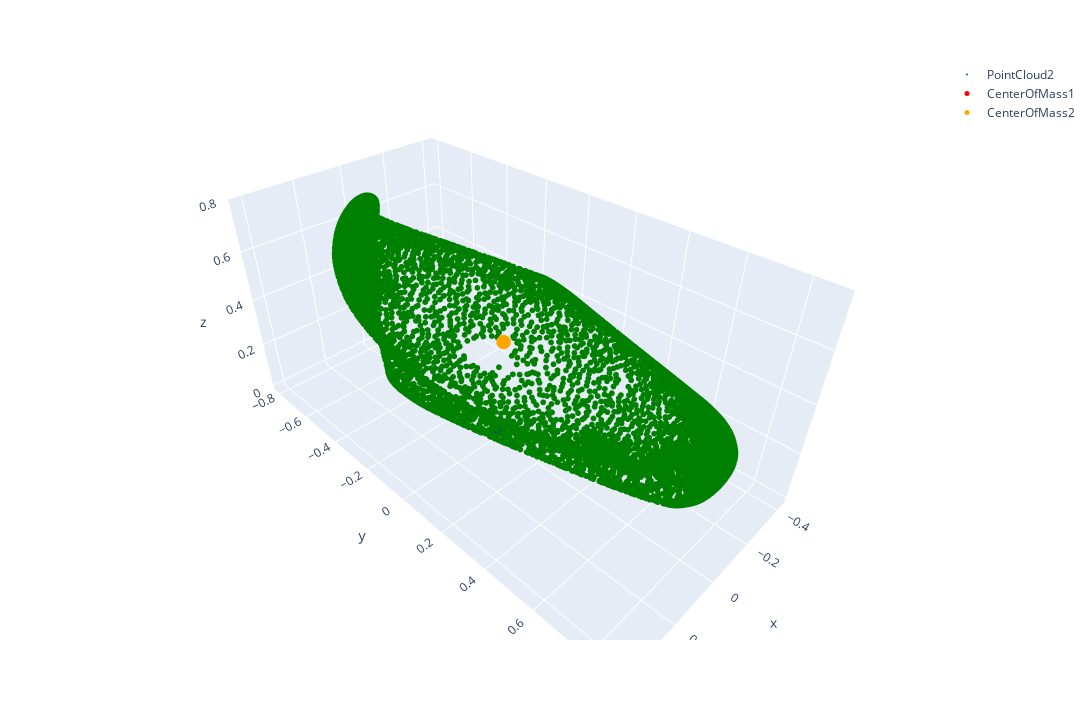

Here is the notebook cell this chart was saved with:
### Code cell
import torch
import dgl
import torch.nn as nn

from Preprocessing.procrustes_icp import visualize_pointcloud, visualize_two_pointclouds

class Upsampling3D(nn.Module):
    '''
    The Upsampling3D class implements IDW (Inverse Distance Weighting) to upsample the given point cloud (as a DGL graph) to the original resolution
    with support for multi-channel features.
    '''

    def __init__(self, in_features: int, power: int):
        super().__init__()
        self.in_features = in_features
        self.power = power

    def forward(self, G: dgl.DGLGraph, features: str, G_level_structure: dgl.DGLGraph, fp_idx: torch.Tensor):
        
        # Initialize the feature tensor for the original point cloud resolution
        _, in_channels, in_features = G.ndata[features].shape
        nodes_feature = torch.zeros(G_level_structure.ndata['x'].size(0), in_channels, in_features)

        # Assign known features at the provided indices
        nodes_feature[fp_idx, :] = G.ndata[features]  # No need to squeeze here as we assume multi-channel features
        
        # Identify nodes where features must be estimated
        nodes = G_level_structure.nodes()
        nodes_idx = nodes[~torch.isin(nodes, fp_idx)]
        
        # Get the neighborhoods of the nodes of interest
        srcs, dsts = G_level_structure.in_edges(nodes_idx)

        # Build a mask to exclude features that must be estimated
        #nodes_feature_mask = torch.any(torch.any(nodes_feature[srcs] != 0, dim=-1) == False, dim=1)
        feature_mask = torch.any(nodes_feature[srcs] == 0, dim=-1)

        #m = torch.any(nodes_feature_mask == False, dim=1)
        #print(nodes_feature[srcs][nodes_feature_mask])

        # Filter out features to estimate, compute weights, and weighted features
        #nonzero_nodes_feature = nodes_feature[srcs][nodes_feature_mask]
        #print(nodes_feature[srcs].shape)
        #print(nonzero_nodes_feature.shape)
        #print(G_level_structure.edata['w'][srcs].shape)
        #distances = G_level_structure.edata['w'][srcs]
        #distances[nodes_feature_mask] = 0

        #distances = torch.repeat_interleave(G_level_structure.edata['w'][srcs], in_channels, dim=-1).view(-1, in_channels, 1)
        #print(distances)
        weights = 1 / torch.pow(G_level_structure.edata['w'][srcs], self.power)
        weights = torch.repeat_interleave(weights, in_channels, dim=-1).view(-1, in_channels, 1)
        weights[feature_mask] = 0
      
        weighted_features = nodes_feature[srcs] * weights

        #print(weighted_features)

        # Construct neighborhoods index
        unique_nodes, neighborhood_sizes = torch.unique(dsts, return_counts=True)
        neighborhood_idx = torch.cat([torch.tensor([0]), torch.cumsum(neighborhood_sizes, dim=0)])

        # Filter out nodes having empty neighborhoods
        #nodes_idx = nodes_idx[torch.isin(nodes_idx, unique_nodes)]

        # Estimate node features for each node
        for i, node_id in enumerate(nodes_idx):
            norm = weights[neighborhood_idx[i]:neighborhood_idx[i+1]].sum(dim=0)
            nodes_feature[node_id] = weighted_features[neighborhood_idx[i]:neighborhood_idx[i+1]].sum(dim=0) / norm
        
        # Update the node features in the graph with the estimated values
        G_level_structure.ndata[features] = nodes_feature
        
        return G_level_structure
    


upsampler = Upsampling3D(
        in_features=3,
        power=2
)


pooler = Pooling3D(
        in_features=3,
        pooling_ratio=0.2,
        aggr='mean'
)

#print(pt)

G_pooled, G_level_structure, fp_idx = pooler(pt, 'v')

r = upsampler(G_pooled, 'v', G_level_structure, fp_idx)

visualize_two_pointclouds(r.ndata['v'][:, 0].detach(), r.ndata['v'][:, 1].detach())

### Figure 1 — Plotly figure (JSON) as saved in the notebook; plotly's stock layout.template omitted (floating-point values rounded to 4 significant figures; data arrays with more than 128 entries replaced by an {"elided": "..."} marker saying what was removed)
{"data": [{"hovertemplate": "x=%{x}<br>y=%{y}<br>z=%{z}<extra></extra>", "legendgroup": "", "marker": {"color": "blue", "size": 2, "symbol": "circle"}, "mode": "markers", "name": "PointCloud1", "scene": "scene", "showlegend": false, "type": "scatter3d", "x": {"elided": "8192 float values"}, "y": {"elided": "8192 float values"}, "z": {"elided": "8192 float values"}}, {"marker": {"color": "green", "size": 2}, "mode": "markers", "name": "PointCloud2", "type": "scatter3d", "x": {"elided": "8192 float values"}, "y": {"elided": "8192 float values"}, "z": {"elided": "8192 float values"}}, {"marker": {"color": "red", "size": 5}, "mode": "markers", "name": "CenterOfMass1", "type": "scatter3d", "x": [-0.0007028], "y": [0.0004564], "z": [0.01083]}, {"marker": {"color": "orange", "size": 5}, "mode": "markers", "name": "CenterOfMass2", "type": "scatter3d", "x": [-0.008057], "y": [0.02192], "z": [0.4109]}], "layout": {"height": 720, "legend": {"tracegroupgap": 0}, "margin": {"t": 60}, "scene": {"domain": {"x": [0, 1], "y": [0, 1]}, "xaxis": {"title": {"text": "x"}}, "yaxis": {"title": {"text": "y"}}, "zaxis": {"title": {"text": "z"}}}, "width": 1280}}
